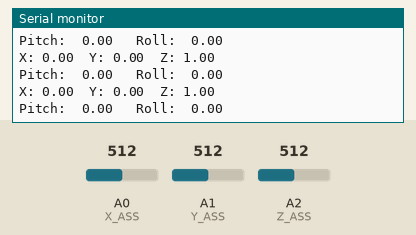
Bench run of a sketch on a simulated Arduino Uno, built with avr-gcc and run on an emulated ATmega328P. On the bench: the last lines printed to the serial monitor. The inputs (shaded band) are chosen by the test bench; at power-on: A1 (Y_ASS) = 512, A0 (X_ASS) = 512, A2 (Z_ASS) = 512.

Above: at 1.2 s.
1.3 s: A1 (Y_ASS) set to 556
At 1.56 s:
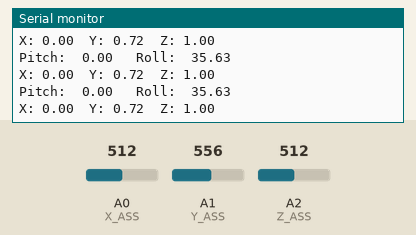
2.8 s: A1 (Y_ASS) set to 589
At 2.81 s:
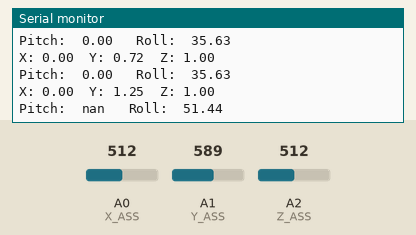
5.9 s: A0 (X_ASS) set to 520
At 5.91 s:
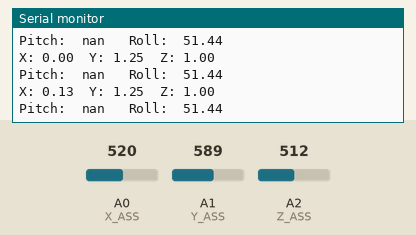
8.9 s: A0 (X_ASS) set to 503
At 8.9 s:
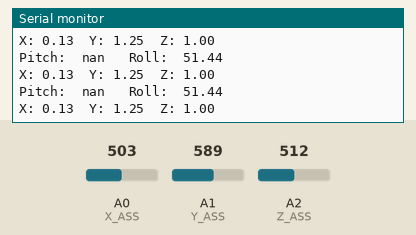
11.9 s: A2 (Z_ASS) set to 537
At 11.9 s:
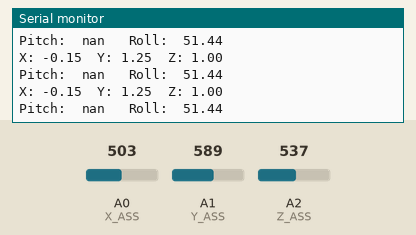
Timing chart, 0 to 14.4 s (numbered marks = the images above; inputs shaded):
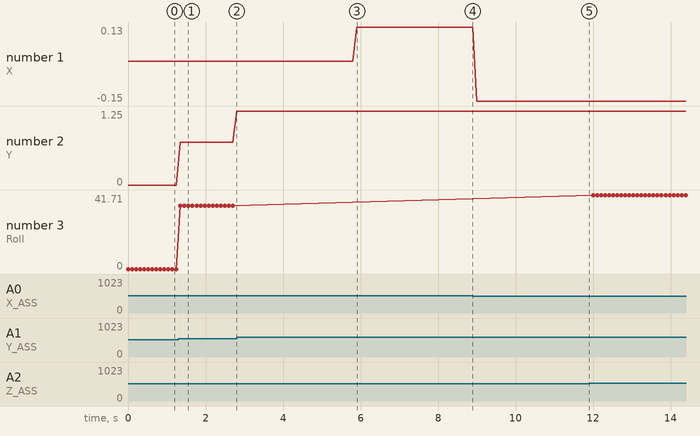

Measured:
- the behaviour switches between 573 and 574 on A1 (Y_ASS) (found by bisection; images 1 and 2)
- the behaviour switches between 512 and 511 on A0 (X_ASS) (found by bisection; images 3 and 4)
- the behaviour switches between 527 and 528 on A2 (Z_ASS) (found by bisection; images 4 and 5)
- after the input at 1.3 s, the serial monitor: prints a new line after 0.05 s (image 1)
- after the input at 2.8 s, the serial monitor: prints a new line at once (image 2)
- after the input at 5.9 s, the serial monitor: prints a new line at once (image 3)
- plotted number 1: 0 → 0.13 after the input at 5.9 s, 0.13 → -0.15 after the input at 8.9 s
- plotted number 2: 0 → 0.72 after the input at 1.3 s, 0.72 → 1.25 after the input at 2.8 s

The sketch:

accelerometer.ino
```cpp
#include "main.h"

void setup()
{
  Serial.begin(BAUD_RATE);

  /* Calibration function: read the axes when the device is
     assumed flat and the acceleretion's values are the offset
     using to compesating the acceleration's measures. */
  accelerometerCalibration();
}


void loop()
{
  gAccelerationMeasuramentPrint();
  tiltSensorPrint();
  delay(100);
}


void tiltSensorPrint(void)
{
  float roll, pitch;
  tiltSensorRead(&roll, &pitch);

  Serial.print("Pitch:  ");
  Serial.print(pitch);
  Serial.print("   Roll:  ");
  Serial.println(roll);
  Serial.println();
}


void gAccelerationMeasuramentPrint(void)
{
  float xAssG, yAssG, zAssG;
  gAccelerationMeasuramentRead(&xAssG, &yAssG, &zAssG);

  Serial.print("X: ");
  Serial.print(xAssG);
  Serial.print("  Y: ");
  Serial.print(yAssG);
  Serial.print("  Z: ");
  Serial.print(zAssG);
  Serial.println();
}


void tiltSensorRead(float* roll, float* pitch)
{
  float xAssG, yAssG, zAssG;
  gAccelerationMeasuramentRead(&xAssG, &yAssG, &zAssG);

  /* Roll & Pitch Equations */
  *roll  = (atan2(yAssG, zAssG) * 180.0) / M_PI;
  *pitch = (atan2(xAssG, sqrt(-yAssG * yAssG + zAssG * zAssG)) * 180.0) / M_PI;
}


/* Read the value from the sensor */
void gAccelerationMeasuramentRead(float* xAssG, float* yAssG, float* zAssG)
{
  int sample = analogRead(X_ASS);
  float voltage = (((float)sample) * 5.0) / 1023;
  float acceleration = (voltage - ZERO_G_REF_VOLTAGE) / SENSOR_SENTITIVITY;
  *xAssG = acceleration - x0gCurrent;

  sample = analogRead(Y_ASS);
  voltage = (((float)sample) * 5.0) / 1023;
  acceleration = (voltage - ZERO_G_REF_VOLTAGE) / SENSOR_SENTITIVITY;
  *yAssG = acceleration - y0gCurrent;

  sample = analogRead(Z_ASS);
  voltage = (((float)sample) * 5.0) / 1023;
  acceleration = (voltage - ZERO_G_REF_VOLTAGE) / SENSOR_SENTITIVITY;
  *zAssG = acceleration - z1gCurrent;
}


void accelerometerCalibration(void)
{
  int sample = analogRead(X_ASS);
  float voltage = (((float)sample) * 5.0) / 1023;
  x0gCurrent = (voltage - ZERO_G_REF_VOLTAGE) / SENSOR_SENTITIVITY;

  sample = analogRead(Y_ASS);
  voltage = (((float)sample) * 5.0) / 1023;
  y0gCurrent = (voltage - ZERO_G_REF_VOLTAGE) / SENSOR_SENTITIVITY;

  sample = analogRead(Z_ASS);
  voltage = ((((float)sample) * 5.0) / 1023) - SENSOR_SENTITIVITY;
  z1gCurrent = (voltage - ZERO_G_REF_VOLTAGE) / SENSOR_SENTITIVITY;
}
```

main.h
```cpp
#ifndef MAIN_H
#define MAIN_H

#define BAUD_RATE 115200

#define X_ASS A0
#define Y_ASS A1
#define Z_ASS A2

#define ZERO_G_REF_VOLTAGE     (1.65F)
#define SENSOR_SENTITIVITY     (0.300F)
#define ITERATION_POINT        (3.0F)

float x0gCurrent, y0gCurrent, z1gCurrent;

void tiltSensorPrint(void);
void gAccelerationMeasuramentPrint(void);
void tiltSensorRead(float* roll, float* pitch);
void gAccelerationMeasuramentRead(float* xAssG, float* yAssG, float* zAssG);
void accelerometerCalibration(void);

#endif
```
